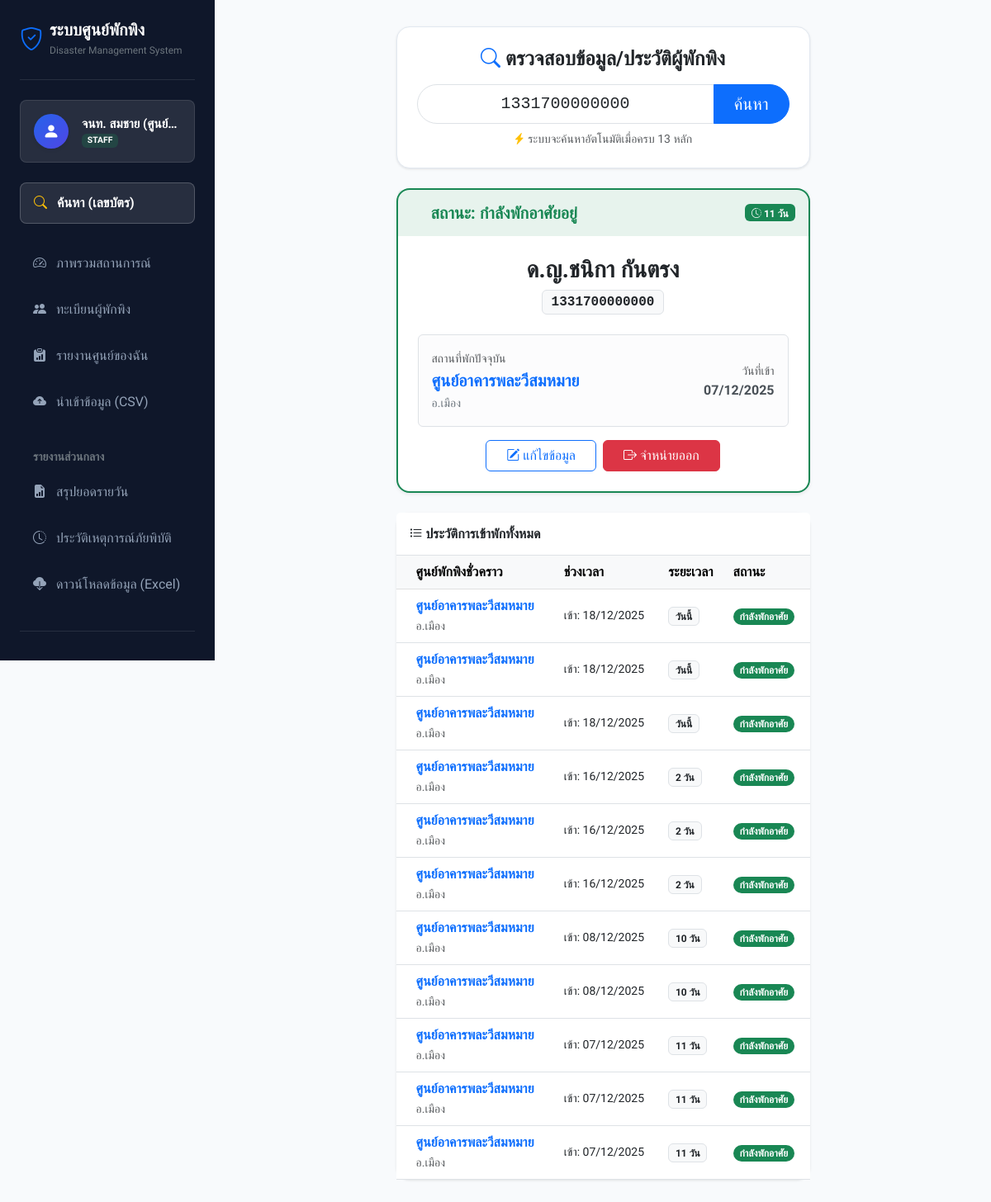
The app's page /search_evacuee.php?citizen_id=1331700000000 (signed in) with its own data.
### tables this page shows
CREATE TABLE `evacuees` (
  `id` int(11) NOT NULL,
  `event_id` int(11) DEFAULT NULL,
  `citizen_id` varchar(13) NOT NULL,
  `prefix` varchar(20) DEFAULT NULL,
  `first_name` varchar(100) NOT NULL,
  `last_name` varchar(100) NOT NULL,
  `age` int(11) DEFAULT NULL,
  `birth_date` date DEFAULT NULL,
  `health_condition` varchar(255) DEFAULT 'ไม่มี',
  `house_no` varchar(50) DEFAULT NULL,
  `village_no` varchar(50) DEFAULT NULL,
  `subdistrict` varchar(100) DEFAULT NULL,
  `district` varchar(100) DEFAULT NULL,
  `province` varchar(100) DEFAULT 'ศรีสะเกษ',
  `phone` varchar(20) DEFAULT NULL,
  `shelter_id` int(11) DEFAULT NULL,
  `accommodation_type` enum('inside','outside') DEFAULT 'inside',
  `outside_detail` text DEFAULT NULL,
  `check_in_date` date DEFAULT curdate(),
  `check_out_date` date DEFAULT NULL,
  `check_out_reason` varchar(255) DEFAULT NULL,
  `created_at` timestamp NOT NULL DEFAULT current_timestamp()
);

CREATE TABLE `shelters` (
  `id` int(11) NOT NULL,
  `name` varchar(150) NOT NULL,
  `district` varchar(100) NOT NULL,
  `province` varchar(100) DEFAULT 'ศรีสะเกษ',
  `capacity` int(11) DEFAULT 100,
  `status` enum('OPEN','CLOSED') DEFAULT 'OPEN',
  `current_event` varchar(150) DEFAULT NULL,
  `last_updated` timestamp NOT NULL DEFAULT current_timestamp() ON UPDATE current_timestamp()
);

### search_evacuee.php (the view, shortened to what this page needs)
<?php
require_once 'config/db.php';
require_once 'includes/header.php';
$search_id = $_GET['citizen_id'] ?? '';
$active_stay = null;
$history = [];
function calculateDays($in, $out = null) {
    $d1 = new DateTime($in);
    $d2 = $out ? new DateTime($out) : new DateTime();
    $diff = $d1->diff($d2);
    $days = $diff->days;
    return ($days == 0) ? "วันนี้" : $days . " วัน";
}
if ($search_id) {
    $clean_id = preg_replace('/[^0-9]/', '', $search_id);
    $sql_active = "SELECT e.*, s.name as shelter_name, s.district
                   FROM evacuees e
                   JOIN shelters s ON e.shelter_id = s.id
                   WHERE e.citizen_id = ? AND e.check_out_date IS NULL";
    $stmt = $pdo->prepare($sql_active);
    $stmt->execute([$clean_id]);
    $active_stay = $stmt->fetch(PDO::FETCH_ASSOC);
    $sql_history = "SELECT e.*, s.name as shelter_name, s.district
                    FROM evacuees e
                    JOIN shelters s ON e.shelter_id = s.id
                    WHERE e.citizen_id = ?
                    ORDER BY e.check_in_date DESC, e.id DESC";
    $stmt_hist = $pdo->prepare($sql_history);
    $stmt_hist->execute([$clean_id]);
    $history = $stmt_hist->fetchAll(PDO::FETCH_ASSOC);
}
?>
<div class="row justify-content-center">
    <div class="col-md-8 col-lg-7">
        <div class="card card-modern mb-4">
            <div class="card-body p-4 text-center">
                <h4 class="fw-bold mb-3"><i class="bi bi-search text-primary"></i> ตรวจสอบข้อมูล/ประวัติผู้พักพิง</h4>
                <form action="" method="GET" id="searchForm">
                    <div class="input-group input-group-lg mb-2">
                        <input type="text" name="citizen_id" id="citizen_id_input"
                               class="form-control text-center font-monospace rounded-start-pill"
                               placeholder="เลขบัตรประชาชน 13 หลัก"
                               value="<?php echo htmlspecialchars($search_id); ?>"
                               required autofocus maxlength="13"
                               oninput="checkAutoSubmit(this)">
                        <button class="btn btn-primary px-4 rounded-end-pill" type="submit">ค้นหา</button>
                    </div>
                    <div class="form-text small text-muted">
                        <i class="bi bi-lightning-charge-fill text-warning"></i> ระบบจะค้นหาอัตโนมัติเมื่อครบ 13 หลัก
                    </div>
                </form>
            </div>
        </div>
        <?php if ($search_id): ?>
            <?php if ($active_stay): ?>
                <div class="card card-modern border-success border-2 shadow-sm mb-4 animate-fade-in">
                    <div class="card-header bg-success bg-opacity-10 border-0 p-3">
                        <div class="d-flex align-items-center justify-content-between">
                            <div class="d-flex align-items-center gap-2 text-success">
                                <h5 class="mb-0 fw-bold">สถานะ: กำลังพักอาศัยอยู่</h5>
                            </div>
                            <span class="badge bg-success">
                                <i class="bi bi-clock-history"></i> <?php echo calculateDays($active_stay['check_in_date']); ?>
                            </span>
                        </div>
                    </div>
                    <div class="card-body p-4">
                        <div class="text-center mb-4">
                            <h3 class="fw-bold"><?php echo $active_stay['prefix'] . $active_stay['first_name'] . ' ' . $active_stay['last_name']; ?></h3>
                            <span class="badge bg-light text-dark border font-monospace fs-6"><?php echo $active_stay['citizen_id']; ?></span>
                        </div>
                        <div class="alert alert-light border d-flex justify-content-between align-items-center">
                            <div>
                                <small class="text-muted">สถานที่พักปัจจุบัน</small>
                                <div class="fw-bold text-primary fs-5"><?php echo $active_stay['shelter_name']; ?></div>
                                <small class="text-secondary">อ.<?php echo $active_stay['district']; ?></small>
                            </div>
                            <div class="text-end">
                                <small class="text-muted">วันที่เข้า</small>
                                <div class="fw-bold"><?php echo date('d/m/Y', strtotime($active_stay['check_in_date'])); ?></div>
                            </div>
                        </div>
                        <div class="d-grid gap-2 d-md-flex justify-content-md-center">
                            <a href="evacuee_form.php?id=<?php echo $active_stay['id']; ?>&shelter_id=<?php echo $active_stay['shelter_id']; ?>"
                               class="btn btn-outline-primary px-4">
                                <i class="bi bi-pencil-square"></i> แก้ไขข้อมูล
                            </a>
                            <button onclick="confirmCheckout(<?php echo $active_stay['id']; ?>, <?php echo $active_stay['shelter_id']; ?>)"
                                    class="btn btn-danger px-4">
                                <i class="bi bi-box-arrow-right"></i> จำหน่ายออก
                            </button>
                        </div>
                    </div>
                </div>
            <?php endif; ?>
            <?php if (count($history) > 0): ?>
            <div class="card card-modern border-0 animate-fade-in">
                <div class="card-header bg-white border-bottom py-3">
                    <h6 class="fw-bold m-0"><i class="bi bi-list-task"></i> ประวัติการเข้าพักทั้งหมด</h6>
                </div>
                <div class="table-responsive">
                    <table class="table table-hover align-middle mb-0">
                        <thead class="table-light">
                            <tr>
                                <th class="ps-4">ศูนย์พักพิงชั่วคราว</th>
                                <th>ช่วงเวลา</th>
                                <th>ระยะเวลา</th>
                                <th>สถานะ</th>
                            </tr>
                        </thead>
                        <tbody>
                            <?php foreach ($history as $row): ?>
                            <tr>
                                <td class="ps-4">
                                    <div class="fw-bold text-primary"><?php echo $row['shelter_name']; ?></div>
                                    <small class="text-muted">อ.<?php echo $row['district']; ?></small>
                                </td>
                                <td>
                                    <div class="d-flex flex-column small">
                                        <span>เข้า: <?php echo date('d/m/Y', strtotime($row['check_in_date'])); ?></span>
                                    </div>
                                </td>
                                <td>
                                    <span class="badge bg-light text-dark border">
                                        <?php echo calculateDays($row['check_in_date'], $row['check_out_date']); ?>
                                    </span>
                                </td>
                                <td>
                                    <?php if ($row['check_out_date']): ?>
                                        <span class="badge bg-secondary rounded-pill">จำหน่ายออก</span>
                                    <?php else: ?>
                                        <span class="badge bg-success rounded-pill">กำลังพักอาศัย</span>
                                    <?php endif; ?>
                                </td>
                            </tr>
                            <?php endforeach; ?>
                        </tbody>
                    </table>
                </div>
            </div>
            <?php endif; ?>
        <?php endif; ?>
    </div>
</div>
<?php require_once 'includes/footer.php'; ?>

### assets/css/style.css (style rules this page uses)
:root { --sidebar-width: 260px; --primary-color: #2563eb; --bg-color: #f8fafc; --sidebar-bg: #0f172a; --text-color: #334155; }
body { font-family: 'Sarabun', sans-serif; background-color: var(--bg-color); color: var(--text-color); overflow-x: hidden; }
.card-modern { background: white; border: 1px solid #e2e8f0; border-radius: 1rem; box-shadow: 0 1px 3px rgba(0,0,0,0.1); }

### search_evacuee.php (style rules this page uses)
.animate-fade-in { animation: fadeIn 0.5s ease-out; }

### records on screen
evacuees: check_in_date "11 วัน", prefix "ด.ญ.", first_name "ชนิกา", last_name "กันตรง", citizen "1331700000000", check_in_date "07/12/2025", shelter.name "ศูนย์อาคารพละวีสมหมาย", shelter.district "เมือง", check_in_date+check_out_date "11 วัน", shows "กำลังพักอาศัย"
shelters: name "ศูนย์อาคารพละวีสมหมาย", district "เมือง"
evacuees: shelter.name "ศูนย์อาคารพละวีสมหมาย", shelter.district "เมือง", check_in_date "18/12/2025", check_in_date+check_out_date "วันนี้", shows "กำลังพักอาศัย"
evacuees: shelter.name "ศูนย์อาคารพละวีสมหมาย", shelter.district "เมือง", check_in_date "18/12/2025", check_in_date+check_out_date "วันนี้", shows "กำลังพักอาศัย"
evacuees: shelter.name "ศูนย์อาคารพละวีสมหมาย", shelter.district "เมือง", check_in_date "18/12/2025", check_in_date+check_out_date "วันนี้", shows "กำลังพักอาศัย"
evacuees: shelter.name "ศูนย์อาคารพละวีสมหมาย", shelter.district "เมือง", check_in_date "16/12/2025", check_in_date+check_out_date "2 วัน", shows "กำลังพักอาศัย"
evacuees: shelter.name "ศูนย์อาคารพละวีสมหมาย", shelter.district "เมือง", check_in_date "16/12/2025", check_in_date+check_out_date "2 วัน", shows "กำลังพักอาศัย"
evacuees: shelter.name "ศูนย์อาคารพละวีสมหมาย", shelter.district "เมือง", check_in_date "16/12/2025", check_in_date+check_out_date "2 วัน", shows "กำลังพักอาศัย"
evacuees: shelter.name "ศูนย์อาคารพละวีสมหมาย", shelter.district "เมือง", check_in_date "08/12/2025", check_in_date+check_out_date "10 วัน", shows "กำลังพักอาศัย"
evacuees: shelter.name "ศูนย์อาคารพละวีสมหมาย", shelter.district "เมือง", check_in_date "08/12/2025", check_in_date+check_out_date "10 วัน", shows "กำลังพักอาศัย"
evacuees: shelter.name "ศูนย์อาคารพละวีสมหมาย", shelter.district "เมือง", check_in_date "07/12/2025", check_in_date+check_out_date "11 วัน", shows "กำลังพักอาศัย"
evacuees: shelter.name "ศูนย์อาคารพละวีสมหมาย", shelter.district "เมือง", check_in_date "07/12/2025", check_in_date+check_out_date "11 วัน", shows "กำลังพักอาศัย"

### other values on screen
$_SESSION['fullname'] "จนท. สมชาย (ศูนย์…"
$_SESSION['role'] "STAFF"
